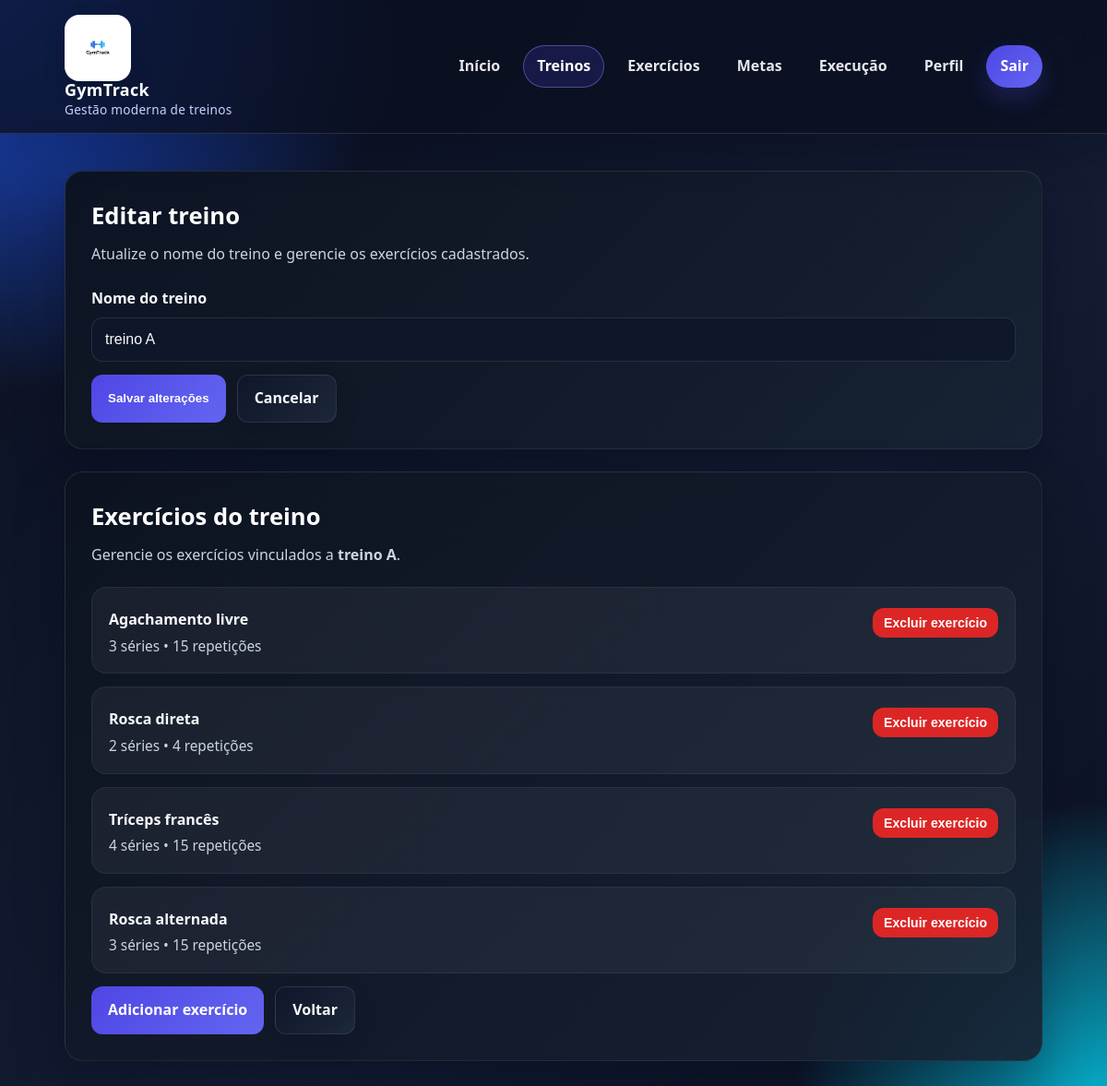
Page /treinos/editar/6/ (signed in) on the committed database.
### core/models.py (models this page shows, shortened)
class Treino(models.Model):
    usuario = models.ForeignKey(User, on_delete=models.CASCADE)
    nome = models.CharField(max_length=100)

class Exercicio(models.Model):
    treino = models.ForeignKey(Treino, on_delete=models.CASCADE, related_name='exercicios')
    exercicio_base = models.ForeignKey(
        ExercicioBase,
        on_delete=models.CASCADE,
        related_name='exercicios_do_sistema',
        null=True,
        blank=True
    )
    nome = models.CharField(max_length=100, blank=True, null=True)
    series = models.PositiveIntegerField()
    repeticoes = models.PositiveIntegerField()

class ExercicioBase(models.Model):
    nome = models.CharField(max_length=100, unique=True)
    grupo_muscular = models.CharField(max_length=50)

### core/views.py (the view)
# urls.py: path('treinos/editar/<int:treino_id>/', views.editar_treino_view, name='editar_treino'),
@login_required
def editar_treino_view(request, treino_id):
    treino = get_object_or_404(
        Treino.objects.prefetch_related('exercicios__exercicio_base'),
        id=treino_id,
        usuario=request.user
    )
    if request.method == 'POST':
        form = TreinoForm(request.POST, instance=treino)
        if form.is_valid():
            nome_treino = form.cleaned_data['nome'].strip()
            existe = Treino.objects.annotate(
                nome_limpo=Lower(Trim('nome'))
            ).filter(
                usuario=request.user,
                nome_limpo=nome_treino.lower()
            ).exclude(id=treino.id).exists()
            if existe:
                messages.error(request, 'Você já possui outro treino com esse nome.')
            else:
                treino_editado = form.save(commit=False)
                treino_editado.nome = nome_treino
                treino_editado.save()
                messages.success(request, 'Treino atualizado com sucesso!')
                return redirect('editar_treino', treino_id=treino.id)
    else:
        form = TreinoForm(instance=treino)
    return render(request, 'core/editar_treino.html', {
        'treino': treino,
        'form': form
    })

### core/forms.py (shortened to what this page needs)
class TreinoForm(forms.ModelForm):
    class Meta:
        model = Treino
        fields = ['nome']
        labels = {
            'nome': 'Nome do treino',
        }

### core/templates/core/editar_treino.html (shortened to what this page needs)
{% extends 'core/base.html' %}
{% block content %}
<section class="page-grid feature-page">
    <div class="content-card">
        <h2 class="section-title">Editar treino</h2>
        <p class="section-subtitle">
            Atualize o nome do treino e gerencie os exercícios cadastrados.
        </p>
        <form method="post" class="submit-once-form">
            <div class="form-grid">
                <div class="form-group full">
                    <label for="{{ form.nome.id_for_label }}">Nome do treino</label>
                    {{ form.nome }}
                </div>
            </div>
            <div class="form-actions">
                <button type="submit" class="btn btn-primary submit-btn" data-loading-text="Salvando...">
                    Salvar alterações
                </button>
                <a href="{% url 'treinos' %}" class="btn btn-secondary">Cancelar</a>
            </div>
        </form>
    </div>
    <div class="list-card">
        <h3 class="section-title">Exercícios do treino</h3>
        <p class="section-subtitle">
            Gerencie os exercícios vinculados a <strong>{{ treino.nome }}</strong>.
        </p>
        {% if treino.exercicios.count > 0 %}
            <ul class="items-list">
                {% for exercicio in treino.exercicios.all %}
                    <li class="item">
                        <div>
                            <strong>
                                {% if exercicio.exercicio_base %}
                                    {{ exercicio.exercicio_base.nome }}
                                {% else %}
                                    {{ exercicio.nome }}
                                {% endif %}
                            </strong>
                            <span>
                                {{ exercicio.series }} séries • {{ exercicio.repeticoes }} repetições
                            </span>
                        </div>
                        <form method="post"
                              class="submit-once-form"
                              action="{% url 'excluir_exercicio' exercicio.id %}"
                              onsubmit="return confirm('Tem certeza que deseja excluir este exercício do treino?');">
                            <button type="submit"
                                    class="btn btn-danger btn-sm submit-btn"
                                    data-loading-text="Excluindo...">
                                Excluir exercício
                            </button>
                        </form>
                    </li>
                {% endfor %}
            </ul>
        {% else %}
            <div class="empty-state">
                Este treino ainda não possui exercícios cadastrados. Adicione um exercício para começar.
            </div>
        {% endif %}
        <div class="form-actions">
            <a href="{% url 'exercicios' %}" class="btn btn-primary">Adicionar exercício</a>
            <a href="{% url 'treinos' %}" class="btn btn-secondary">Voltar</a>
        </div>
    </div>
</section>
{% endblock %}

### rows in the picture
Treino: nome "treino A"
Exercicio: exercicio_base.nome "Agachamento livre", series "3", repeticoes "15"
Exercicio: exercicio_base.nome "Rosca direta", series "2", repeticoes "4"
Exercicio: exercicio_base.nome "Tríceps francês", series "4", repeticoes "15"
Exercicio: exercicio_base.nome "Rosca alternada", series "3", repeticoes "15"
